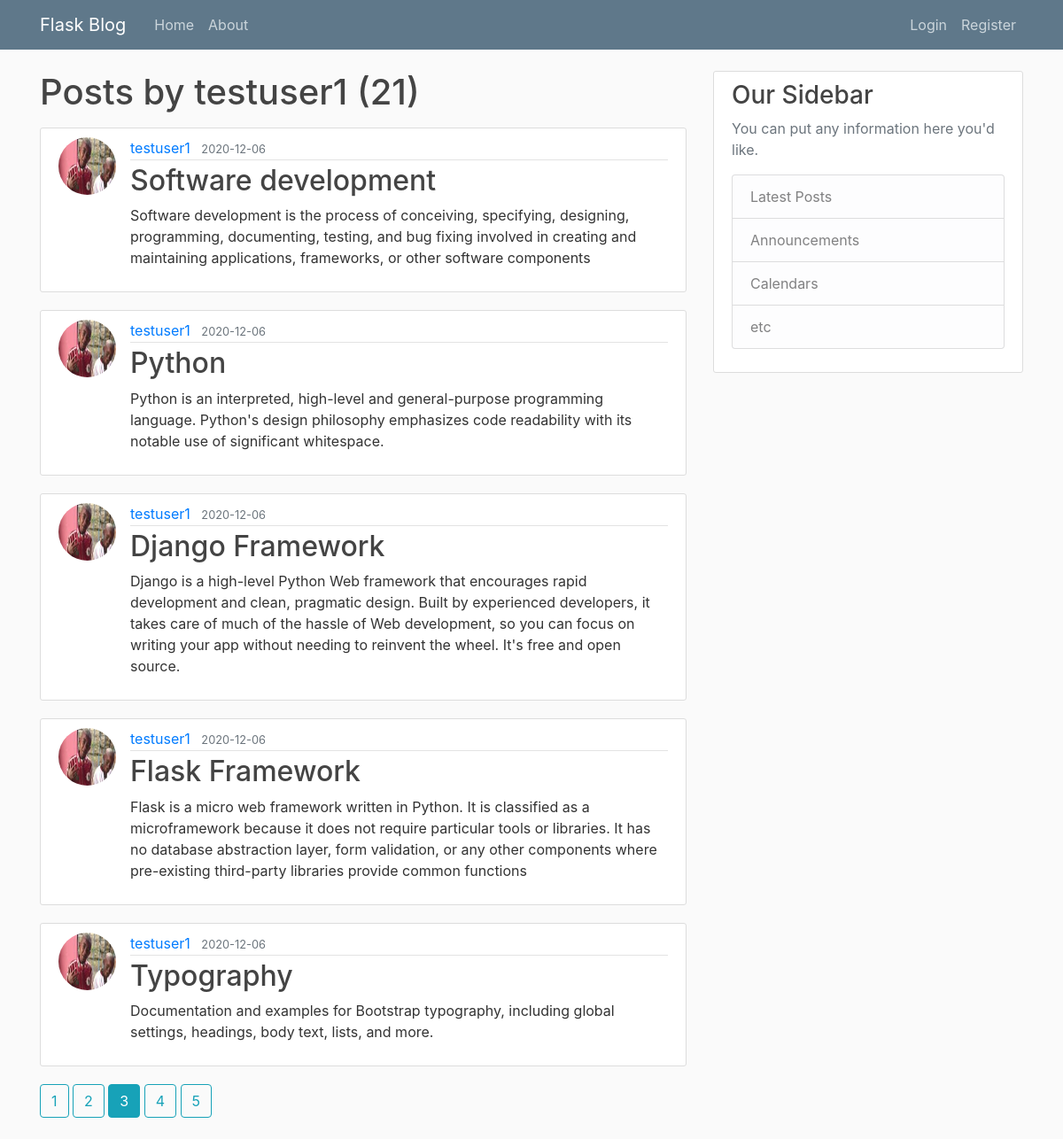
The app's page /user/testuser1?page=3 with its own data.
### flaskblog/models.py (models this page shows, shortened)
class User(db.Model, UserMixin):
    id = db.Column(db.Integer, primary_key=True)
    username = db.Column(db.String(20), unique=True, nullable=False)
    email = db.Column(db.String(120), unique=True, nullable=False)
    image_file = db.Column(db.String(20), nullable=False, default='default.jpg')
    password = db.Column(db.String(60), nullable=False)
    posts = db.relationship('Post', backref='author', lazy=True)

class Post(db.Model):
    id = db.Column(db.Integer, primary_key=True)
    title = db.Column(db.String(100), nullable=False)
    date_posted = db.Column(db.DateTime, nullable=False, default=datetime.utcnow)
    content = db.Column(db.Text, nullable=False)
    user_id = db.Column(db.Integer, db.ForeignKey('user.id'), nullable=False)

### flaskblog/routes.py (the view)
@app.route("/user/<string:username>")
def user_posts(username):
    page = request.args.get('page', 1, type=int)
    user = User.query.filter_by(username=username).first_or_404()
    posts = Post.query.filter_by(author=user).order_by(Post.date_posted.desc()).paginate(page=page, per_page=5)
    return render_template('user_posts.html', posts=posts, user=user)

### flaskblog/templates/user_posts.html
{% extends 'layout.html' %}
{% block content %}
  <h1 class="mb-3"> Posts by {{ user.username }} ({{ posts.total }})</h1>
  {% for post in posts.items %}
    <article class="media content-section">
      <img class ='rounded-circle article-img' src = "{{ url_for('static', filename= 'profile_pics/' +
      post.author.image_file) }}">
	  <div class="media-body">
	    <div class="article-metadata">
	      <a class="mr-2" href=" {{ url_for('user_posts', username=post.author.username) }} ">{{ post.author.username }}</a>
	      <small class="text-muted">{{ post.date_posted.strftime('%Y-%m-%d') }}</small>
	    </div>
	    <h2><a class="article-title" href="{{ url_for('post',  post_id = post.id) }}">{{ post.title }}</a></h2>
	    <p class="article-content">{{ post.content }}</p>
	  </div>
	</article>
  {% endfor %}
  {% for page_num in posts.iter_pages( left_edge =3, right_edge=3, right_current=4, left_current=3) %}
	  {% if page_num %}
		 {% if posts.page == page_num %}
		     <a class="btn btn-info mb-4" href="{{ url_for('user_posts', username=user.username, page=page_num) }}">{{ page_num }}</a>
		 {% else %}
		     <a class="btn btn-outline-info mb-4" href="{{ url_for('user_posts', username=user.username, page=page_num) }}">{{ page_num }}</a>
		 {% endif %}
	  {% else %}
	      ...
	  {% endif %}
  {% endfor %}
{% endblock content%}

### flaskblog/static/main.css (style rules this page uses)
body { background: #fafafa; color: #333333; margin-top: 5rem; }
h1, h2, h3, h4, h5, h6 { color: #444444; }
.content-section { background: #ffffff; padding: 10px 20px; border: 1px solid #dddddd; border-radius: 3px; margin-bottom: 20px; }
.article-title { color: #444444; }
.article-content { white-space: pre-line; }
.article-img { height: 65px; width: 65px; margin-right: 16px; }
.article-metadata { padding-bottom: 1px; margin-bottom: 4px; border-bottom: 1px solid #e3e3e3 }

### records on screen
User: username "testuser1"
Post: image_file (picture), author.username "testuser1", date_posted "2020-12-06", title "Software development", content "Software development is the process of conceiving, specifying, designing, programming, documenting, testing, and bug fixing involved in creating and maintaining applications, frameworks, or other software components"
Post: image_file (picture), author.username "testuser1", date_posted "2020-12-06", title "Python", content "Python is an interpreted, high-level and general-purpose programming language. Python's design philosophy emphasizes code readability with its notable use of significant whitespace."
Post: image_file (picture), author.username "testuser1", date_posted "2020-12-06", title "Django Framework", content "Django is a high-level Python Web framework that encourages rapid development and clean, pragmatic design. Built by experienced developers, it takes care of much of the hassle of Web development, so you can focus on writing your app without needing to reinvent the wheel. It's free and open source."
Post: image_file (picture), author.username "testuser1", date_posted "2020-12-06", title "Flask Framework", content "Flask is a micro web framework written in Python. It is classified as a microframework because it does not require particular tools or libraries. It has no database abstraction layer, form validation, or any other components where pre-existing third-party libraries provide common functions"
Post: image_file (picture), author.username "testuser1", date_posted "2020-12-06", title "Typography", content "Documentation and examples for Bootstrap typography, including global settings, headings, body text, lists, and more."

### other values on screen
{{ posts.total }} "21"
{{ page_num }} "1" "2" "4" "5"
{{ page_num }} "3"
